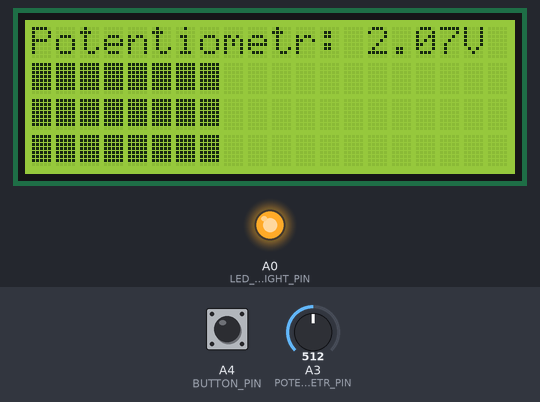
The sketch below on a simulated Arduino Uno, built with avr-gcc and run on an emulated ATmega328P. Shown: 20×4 character LCD, output pins drawn as LEDs (lit = HIGH). The test bench sets the inputs (shaded band); at power-on: A3 (POTENTIOMETR_PIN) = 512, A4 (BUTTON_PIN) HIGH. What the sketch prints to the serial monitor is not drawn.

Above: at 1.2 s.
1.3 s: A3 (POTENTIOMETR_PIN) set to 716
At 2.3 s:
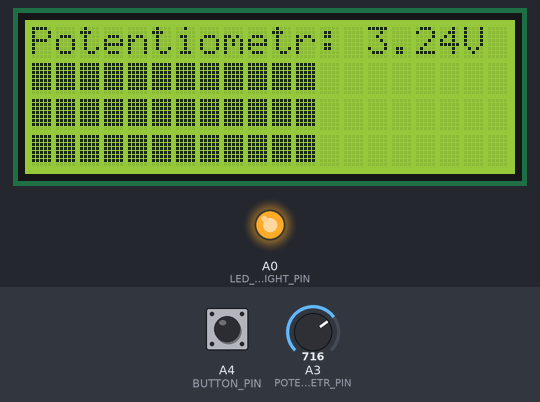
2.8 s: A3 (POTENTIOMETR_PIN) set to 900
At 4.1 s:
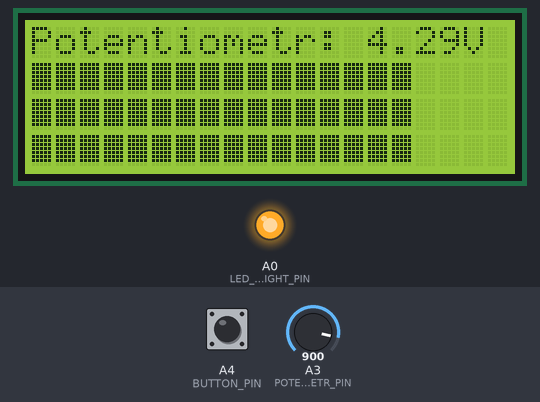
4.4 s: A3 (POTENTIOMETR_PIN) set to 1023
At 4.9 s:
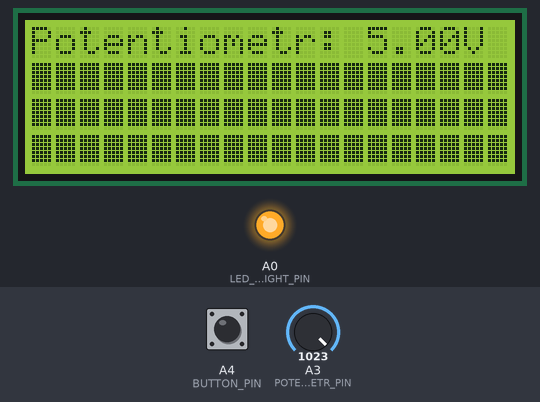
6.0 s: A3 (POTENTIOMETR_PIN) set to 306
At 6.5 s:
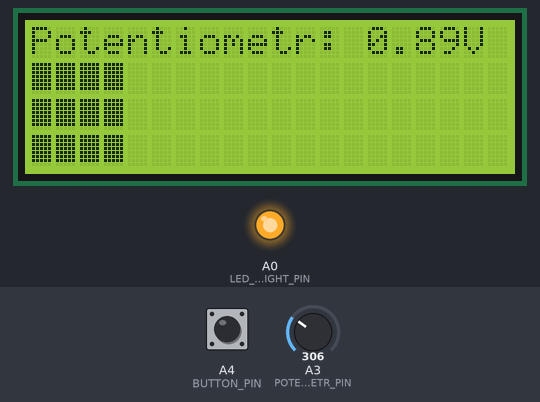
7.5 s: A3 (POTENTIOMETR_PIN) set to 122
At 8.3 s:
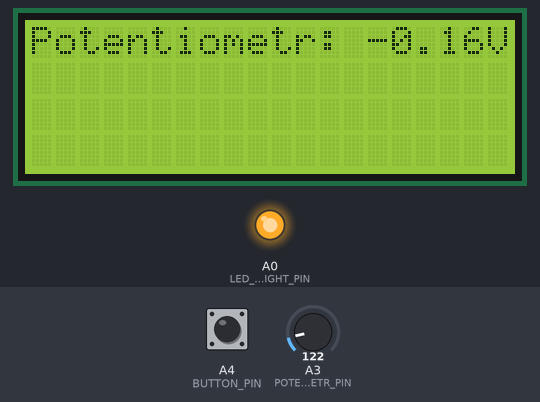
Timing chart, 0 to 10.0 s (numbered marks = the images above; inputs shaded):
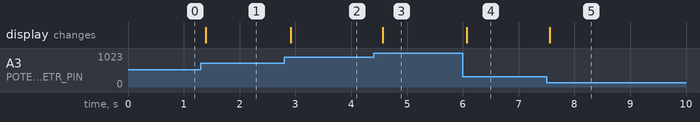

Measured:
- after the input at 1.3 s, the display: changes after 0.09 s (image 1)
- after the input at 2.8 s, the display: changes after 0.12 s (image 2)
- after the input at 4.4 s, the display: changes after 0.16 s (image 3)
- after the input at 6.0 s, the display: changes after 0.07 s (image 4)
- after the input at 7.5 s, the display: changes after 0.06 s (image 5)

The sketch:

LCD.ino
```cpp
#include <LiquidCrystal_I2C.h>

#define LED_BRIGHT_PIN A0
#define POTENTIOMETR_PIN A3
#define BUTTON_PIN A4

const int count = 100;

LiquidCrystal_I2C LCD (0x27, 20, 4);

byte squareSymbol[8] =
    {
        B11111,
        B11111,
        B11111,
        B11111,
        B11111,
        B11111,
        B11111,
        B00000,
};

void setup() {

    Serial.begin(9600);

    LCD.init();
    LCD.backlight();

    pinMode(LED_BRIGHT_PIN, OUTPUT);
    analogWrite(LED_BRIGHT_PIN, 250);

    pinMode(A3, INPUT_PULLUP);
    pinMode(A4, INPUT_PULLUP);

    LCD.createChar(0, squareSymbol);

    LCD.clear();

}

double buffer = (double) map(analogRead(POTENTIOMETR_PIN), 0, 1023, 0, 500)/100;

void loop() {

    unsigned int potentiometr = analogRead(POTENTIOMETR_PIN);
    boolean button = digitalRead(BUTTON_PIN);
    double voltage = (double) map(potentiometr, 150, 1023, 0, 500)/100;

    Serial.println(round(map(round(voltage), 0, 5, 0, 2000)/100));
    // Serial.print(" ");
    // Serial.println(voltage);
    // Serial.println();


    if (voltage != buffer) {

      LCD.clear();

      LCD.setCursor(0, 0);
      LCD.print("Potentiometr: ");
      LCD.print(voltage);
      LCD.print("V");


      Serial.println(buffer);

      for (int i = 0; i < map(round(voltage), 0, 5, 0, 2000)/100; i++) {

        LCD.setCursor(i, 1);
        LCD.write(byte(0));

        LCD.setCursor(i, 2);
        LCD.write(byte(0));

        LCD.setCursor(i, 3);
        LCD.write(byte(0));
      }

      buffer = voltage;

    }


    delay(50);
}
```
